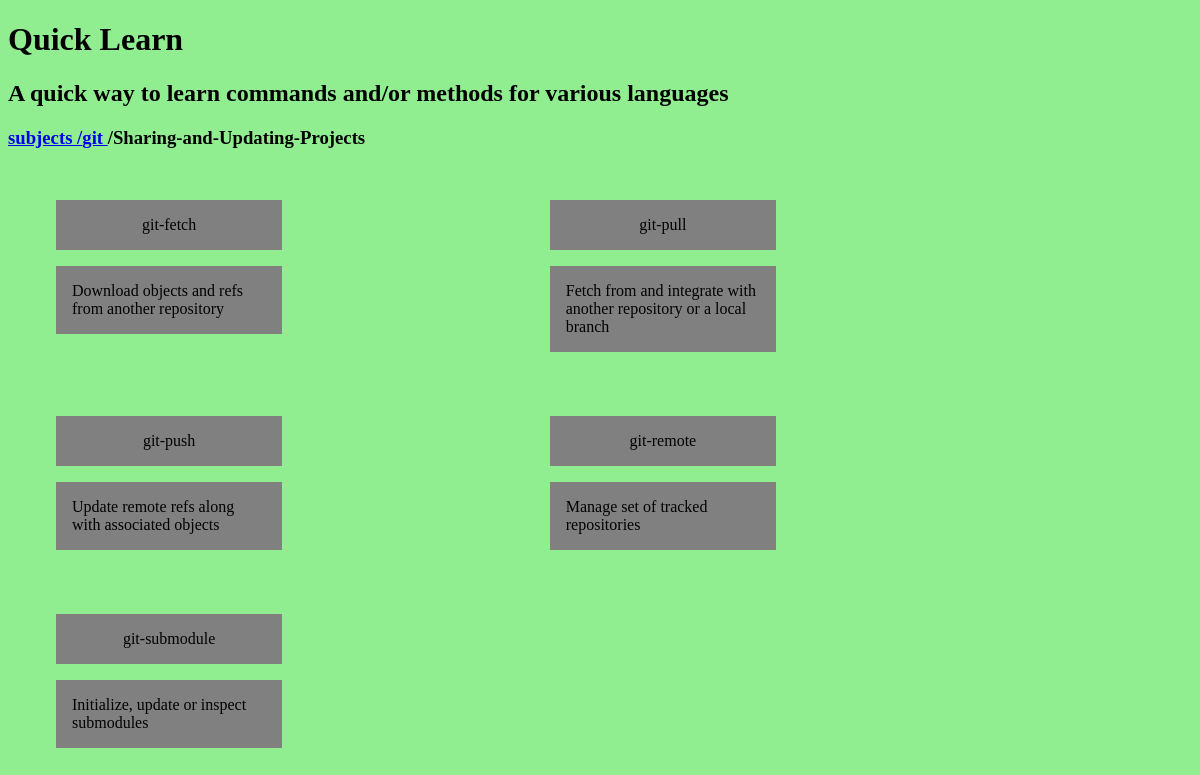
/subjects/git/Sharing-and-Updating-Projects/, run on the app's committed database.
### indexcards/models.py (models this page shows, shortened)
class Subject(models.Model):
    name = models.CharField(max_length=50)

class SubTopic(models.Model):
    name = models.CharField(max_length=50)
    subject = models.ForeignKey(Subject, on_delete=models.CASCADE)

class Card(models.Model):
    front = models.CharField(max_length=50)
    back = models.CharField(max_length=100)
    subTopic = models.ForeignKey(SubTopic, on_delete=models.CASCADE)

### indexcards/views.py (the view)
# urls.py: path('subjects/<name>/<subname>/', views.subtopic_cards, name='subtopic_cards'),
def subtopic_cards(request, name, subname):
    try:
        subject = Subject.objects.get(name=name)
        subtopic = SubTopic.objects.get(name= subname)
        cards = Card.objects.all().filter(subTopic__name = subname)
    except Subject.DoesNotExist:
        raise Http404('SUBJECT NOT FOUND')
    return render(request, 'subtopic_cards.html',{ 'subject': subject, 'subtopic' : subtopic, 'cards': cards})

### indexcards/templates/subtopic_cards.html
{% extends "base.html" %}
{% block content%}
  <h3>
    <a href="{% url 'subjects' %}">
      subjects
    </a>
    <a href="{% url 'subject_subtopics' subject.name%} ">
      &#47;{{subject.name}}
    </a>
    <span>&#47;{{subtopic.name}}</span>
  </h3>
<div class="cards">
  {% for card in cards%}
    <div class="card-grid">
      <div class="front">
        {{card.front}}
      </div>
      <div class="back">
        {{card.back}}
      </div>
    </div>
  {% endfor %}
</div>
{% endblock %}

### static/styles.css (style rules this page uses)
html { -webkit-box-sizing: border-box; -moz-box-sizing: border-box; box-sizing: border-box; }
*, *:before, *:after { -webkit-box-sizing: inherit; -moz-box-sizing: inherit; box-sizing: inherit; }
body { background-color: lightgreen; }
.cards { display: flex; flex-wrap: wrap; width: 100%; margin: 1rem; }
.card-grid { position: relative; flex-wrap: wrap; width: 39%; margin: 1rem; }
.back, .front { width: 49%; display: flex; background-color: grey; align-items: center; justify-content: center; padding: 1rem; margin: 1rem; }

### data on the page
Subject: name "git"
SubTopic: name "Sharing-and-Updating-Projects"
Card: front "git-fetch", back "Download objects and refs from another repository"
Card: front "git-pull", back "Fetch from and integrate with another repository or a local branch"
Card: front "git-push", back "Update remote refs along with associated objects"
Card: front "git-remote", back "Manage set of tracked repositories"
Card: front "git-submodule", back "Initialize, update or inspect submodules"
